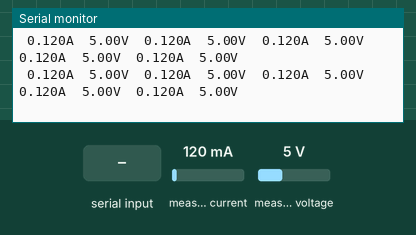
Simulated run of this sketch. Board: ESP32-S3. Shown: the last lines printed to the serial monitor. Wiring (inferred from the names in the program): INA219 current sensor at I2C address 0x40; INA219 current sensor at I2C address 0x41; INA219 current sensor at I2C address 0x44; INA219 current sensor at I2C address 0x45. The inputs (shaded band) are chosen by the test bench; at power-on: measured voltage 5 V, measured current 120 mA.

Above: at 2.7 s.
2.8 s: measured voltage set to 11.2 V
At 3.09 s:
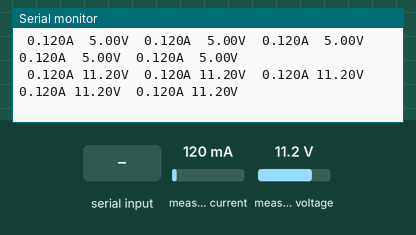
5.0 s: "s" received over Serial
6.5 s: "1" received over Serial
At 7.3 s:
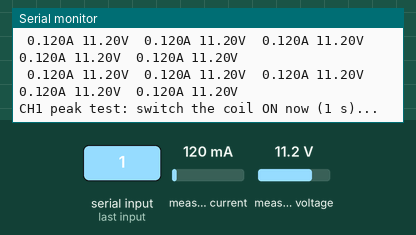
9.0 s: measured current set to 40 mA
At 9.06 s:
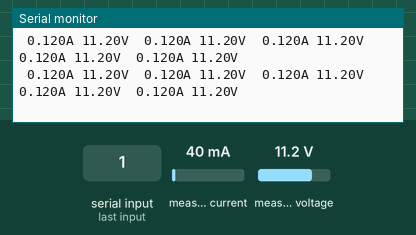
10.5 s: measured current set to 500 mA
At 10.66 s:
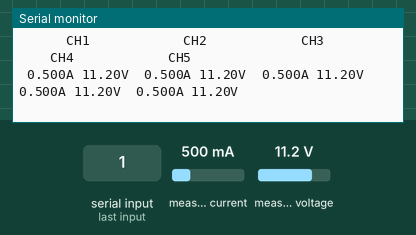
Timing chart, 0 to 13.0 s (numbered marks = the images above; inputs shaded):
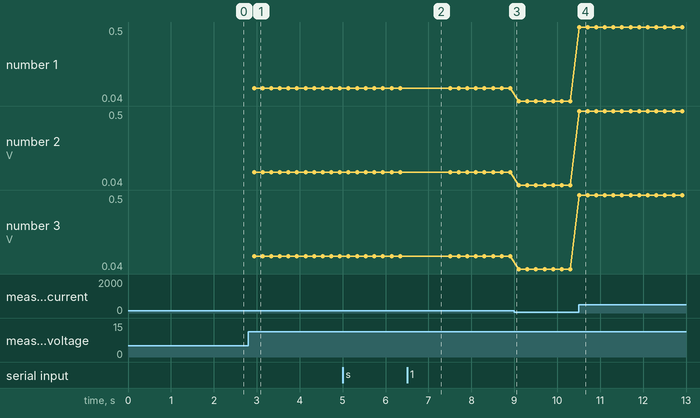

The sketch:

rig_ina219_test.ino
```cpp
// Contactor IQC rig - INA219 test (single-file Arduino IDE version)
// Board: ESP32-S3 Dev Module, USB CDC On Boot: Enabled, cable in "USB Native"
// (the "USB for UART" port holds the chip in reset while a monitor is open)
//
// Reads 5 INA219s and prints current + bus voltage 5x per second.
// Serial Monitor (115200): s = scan, 1..5 = 1 s peak test, p = pause

#include <Wire.h>

// ---------------- settings ----------------
#define BUS_A_SDA 8     // CH1..CH4
#define BUS_A_SCL 9
#define BUS_B_SDA 17    // CH5
#define BUS_B_SCL 18
#define I2C_HZ 100000   // 100 kHz: tolerant of breadboard wiring
#define SHUNT_OHM 0.1f  // 0.05f after fitting an R050 shunt

struct Sensor { TwoWire *bus; uint8_t addr; bool ok; };
Sensor S[5] = {
  {&Wire,  0x40, false},  // CH1: no jumper
  {&Wire,  0x41, false},  // CH2: A0 bridged
  {&Wire,  0x44, false},  // CH3: A1 bridged
  {&Wire,  0x45, false},  // CH4: A0 + A1 bridged
  {&Wire1, 0x40, false},  // CH5: bus B, no jumper
};

// INA219 config: 16 V range, +-320 mV shunt, 12-bit, continuous shunt + bus
const uint16_t CFG_NORMAL = (3 << 11) | (3 << 7) | (3 << 3) | 7;
// fast: shunt only, 9-bit, new value every 84 us (for in-rush peaks)
const uint16_t CFG_FAST = (3 << 11) | (0 << 3) | 5;
bool paused = false;

// ---------------- INA219 access ----------------
bool wr16(Sensor &s, uint8_t reg, uint16_t v) {
  s.bus->beginTransmission(s.addr);
  s.bus->write(reg);
  s.bus->write(v >> 8);
  s.bus->write(v & 0xFF);
  return s.bus->endTransmission() == 0;
}

bool rd16(Sensor &s, uint8_t reg, uint16_t *v) {
  s.bus->beginTransmission(s.addr);
  s.bus->write(reg);
  if (s.bus->endTransmission(false) != 0) return false;
  if (s.bus->requestFrom((int)s.addr, 2) != 2) return false;
  *v = ((uint16_t)s.bus->read() << 8) | s.bus->read();
  return true;
}

bool readAmps(Sensor &s, float *a) {
  uint16_t r;
  if (!rd16(s, 0x01, &r)) return false;
  *a = (int16_t)r * 10e-6f / SHUNT_OHM;  // shunt LSB = 10 uV
  return true;
}

bool readVolts(Sensor &s, float *v, bool *ovf) {
  uint16_t r;
  if (!rd16(s, 0x02, &r)) return false;
  *ovf = r & 1;
  *v = (r >> 3) * 0.004f;  // bus LSB = 4 mV
  return true;
}

// ---------------- helpers ----------------
void scan(TwoWire &w, const char *name) {
  Serial.printf("%s:", name);
  int n = 0;
  for (uint8_t a = 1; a < 127; a++) {
    w.beginTransmission(a);
    if (w.endTransmission() == 0) { Serial.printf(" 0x%02X", a); n++; }
  }
  Serial.println(n ? "" : " nothing found - check wiring / 3.3 V");
}

void initSensors() {
  for (int i = 0; i < 5; i++) {
    S[i].ok = wr16(S[i], 0x00, 0x8000);  // reset
    delay(1);
    S[i].ok = S[i].ok && wr16(S[i], 0x00, CFG_NORMAL);
    Serial.printf("CH%d  bus %c  0x%02X  %s\n", i + 1, S[i].bus == &Wire ? 'A' : 'B', S[i].addr,
                  S[i].ok ? "OK" : "NOT FOUND");
  }
}

void printRow() {
  static uint32_t lines = 0;
  if (lines++ % 20 == 0)
    Serial.println("\n      CH1            CH2            CH3            CH4            CH5");
  for (int i = 0; i < 5; i++) {
    float a, v; bool ovf;
    if (S[i].ok && readAmps(S[i], &a) && readVolts(S[i], &v, &ovf))
      Serial.printf("%6.3fA %5.2fV%s", a, v, ovf ? "!" : " ");
    else
      Serial.print("   --  --      ");
  }
  Serial.println();
}

void peakTest(int i) {
  if (!S[i].ok) { Serial.printf("CH%d not found\n", i + 1); return; }
  Serial.printf("CH%d peak test: switch the coil ON now (1 s)...\n", i + 1);
  wr16(S[i], 0x00, CFG_FAST);
  float peak = 0, sum = 0, a;
  uint32_t n = 0, t0 = millis();
  while (millis() - t0 < 1000) {
    if (readAmps(S[i], &a)) { if (a > peak) peak = a; sum += a; n++; }
  }
  wr16(S[i], 0x00, CFG_NORMAL);
  Serial.printf("CH%d  peak %.3f A   avg %.3f A   %lu samples/s%s\n", i + 1, peak, n ? sum / n : 0,
                (unsigned long)n, peak > 0.98f * (0.32f / SHUNT_OHM) ? "   OVER RANGE" : "");
}

// ---------------- main ----------------
void setup() {
  Serial.begin(115200);
  delay(1500);
  Serial.println("\nContactor IQC rig - INA219 test (Arduino)");

  Wire.begin(BUS_A_SDA, BUS_A_SCL, I2C_HZ);
  Wire.setTimeOut(20);   // a stuck bus fails fast instead of freezing
  Wire1.begin(BUS_B_SDA, BUS_B_SCL, I2C_HZ);
  Wire1.setTimeOut(20);

  scan(Wire, "Bus A (SDA 8, SCL 9)  ");
  scan(Wire1, "Bus B (SDA 17, SCL 18)");
  initSensors();
  Serial.println("Commands: s = scan, 1..5 = peak test, p = pause");
}

void loop() {
  while (Serial.available()) {
    char c = Serial.read();
    if (c == 's') {
      scan(Wire, "Bus A");
      scan(Wire1, "Bus B");
      initSensors();
    } else if (c >= '1' && c <= '5') {
      peakTest(c - '1');
    } else if (c == 'p') {
      paused = !paused;
    }
  }
  static uint32_t last = 0;
  if (!paused && millis() - last >= 200) {
    last = millis();
    printRow();
  }
}
```

Measured:
- after the input at 2.8 s, the serial monitor: prints a new line after 0.14 s (image 1)
- after the input at 6.5 s, the serial monitor: prints a new line at once (image 2)
- after the input at 10.5 s, the serial monitor: prints a new line at once (image 4)
- plotted number 1: 0.12 → 0.04 after the input at 9.0 s, 0.04 → 0.5 after the input at 10.5 s
- plotted number 2: 0.12 → 0.04 after the input at 9.0 s, 0.04 → 0.5 after the input at 10.5 s
- plotted number 3: 0.12 → 0.04 after the input at 9.0 s, 0.04 → 0.5 after the input at 10.5 s
